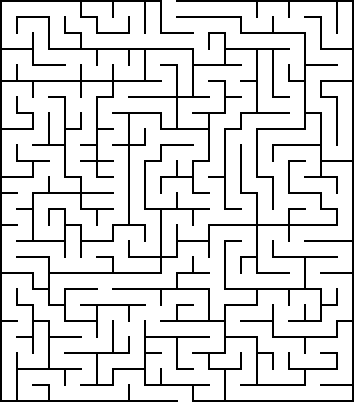
#> input picture Mazes/22 by 25 maze.png, 354 x 402 px
$ python Preprocess.py
#> lines starting #> are read from the running program, lines starting #| are printed output that depends on the picture; after the words box and inside, x2 and y2 are one past the last pixel; in counts of white or black regions, pixels touching at a corner belong together
# http://www.mazegenerator.net/
import numpy as np
import matplotlib.pyplot as plt
from PIL import Image

class Preprocess:
    """
    RL State Mapping:
    0: Path (Traversable, usually low/zero reward)
    -1: Wall (Obstacle, high negative reward)
    1: Goal/Exit (High positive reward)
    2: Start/Entry (or another distinct positive value for visualization)
    """

    def __init__(self, file_path):
        # 1. Image Loading and Grayscale Conversion
#> called with file_path = 'Mazes/22 by 25 maze.png'
        try:
            self.im = Image.open(file_path).convert('L')
#> self.im: PIL image 354x402 L; 86.6% white; black in thin lines or dots
        except FileNotFoundError:
            raise FileNotFoundError(f"Error: Maze image file not found at '{file_path}'")

        self.w, self.h = self.im.size
#> self.w = 354; self.h = 402
        self.nim = None
        # Stores the start and end coordinates: [sr, sc, gr, gc]
        self.loc = None

    def generate(self, margin=0.005, pix=0, div=128):
        # 2. Binarization: Convert to binary image.
#> called with margin = 0.005, pix = 0, div = 128
        binary = self.im.point(lambda p: p < div)
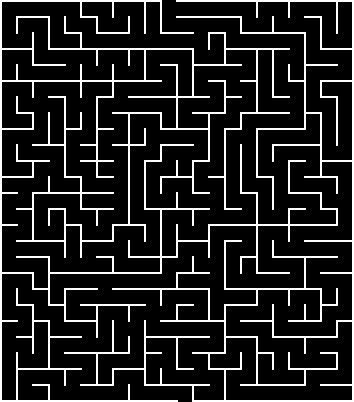
#> binary: PIL image 354x402 L; values 0 (black) and 1 (white), 13.4% white in thin lines or dots

        # 3. Convert to Numpy array: Walls -> 1 (True), Paths -> 0 (False).
        self.nim = np.array(binary)

        # 4. Core transformation: Reduce high-res maze to minimal grid. (OPTIMIZED)
        self._reduce_matrix(margin)

        # 5. Map values to RL states: Walls (1) -> -1.0, Path (0) -> 0.0.
        self._invert_and_map()

        # 6. Trim the borders (if pix > 0).
        if pix > 0:
            self._trim(pix)

        # 7. Detect Start/Goal points.
        self.loc = self._detect_openings()

        # 8. Mark Start (2) and Goal (1).
        if self.loc and len(self.loc) == 4:
            self.nim[self.loc[0], self.loc[1]] = 2.0  # Start (Entry)
            self.nim[self.loc[2], self.loc[3]] = 1.0  # Goal (Exit)

    def _reduce_matrix(self, margin):
        """Vectorized approach for collapsing redundant rows/cols."""
#> called with margin = 0.005
        # Determine the tolerance for differences
        if isinstance(margin, (tuple, list)):
            row_tol = self.w * margin[0]
            col_tol = self.h * margin[1]
        else:
            row_tol = self.w * margin
#> row_tol = 1.77
            col_tol = self.h * margin
#> col_tol = 2.01

        # --- Row Reduction ---
        row_diffs = np.sum(np.abs(np.diff(self.nim, axis=0)), axis=1)
#> row_diffs = 401 values, max 82110 at index 1, min 0 at index 0, mean 3003.1
        r_indices_to_keep = np.where(row_diffs > row_tol)[0] + 1
#> r_indices_to_keep = 50 values from 2 to 400
        r_indices = np.concatenate(([0], r_indices_to_keep))
#> r_indices = 51 values from 0 to 400
        self.nim = self.nim[r_indices, :]
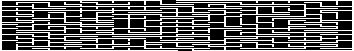
#> self.nim: shape (51, 354); values 0 (black) and 1 (white), 34.2% white in thin lines or dots
        self.h = self.nim.shape[0]
#> self.h = 51

        # --- Column Reduction ---
        col_diffs = np.sum(np.abs(np.diff(self.nim, axis=1)), axis=0)
#> col_diffs = 353 values, max 10455 at index 1, min 0 at index 0, mean 372
        c_indices_to_keep = np.where(col_diffs > col_tol)[0] + 1
#> c_indices_to_keep = 44 values from 2 to 352
        c_indices = np.concatenate(([0], c_indices_to_keep))
#> c_indices = 45 values from 0 to 352
        self.nim = self.nim[:, c_indices]
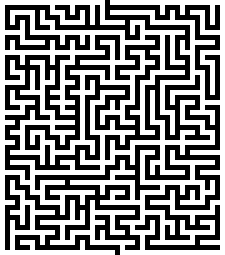
#> self.nim: shape (51, 45) (shown 5 times larger); values 0 (black) and 1 (white), 52% white; black in thin lines or dots
        self.w = self.nim.shape[1]
#> self.w = 45

    def _invert_and_map(self):
        """Maps boolean to RL states: Walls (1) -> -1.0, Path (0) -> 0.0."""
        self.nim = self.nim.astype(np.float32)
        self.nim[self.nim == 1] = -1.0
#> self.nim: shape (51, 45) float32; values -1 (black) and 0 (white), 48% white in thin lines or dots

    def _trim(self, pix):
        """Removes 'pix' pixels from all four sides."""
        self.nim = self.nim[pix:-pix, pix:-pix]
        self.h -= 2 * pix
        self.w -= 2 * pix

    def _detect_openings(self):
        """Detects the first two open paths (0.0) on the perimeter."""
        l = [] # [start_r, start_c, goal_r, goal_c]

        # Check Top and Bottom rows
        for r in [0, self.h - 1]:
            open_cols = np.where(self.nim[r, :] == 0.0)[0]
            if open_cols.size > 0:
                l.extend([r, open_cols[0]])
                if len(l) == 4: return l
#> this loop made 2 passes
#> open_cols on passes 1 to 2: [21], [23]
#> after the loop, l = [0, 21, 50, 23]
#> in generate, `self.nim[self.loc[0], self.loc[1]] = 2.0`:
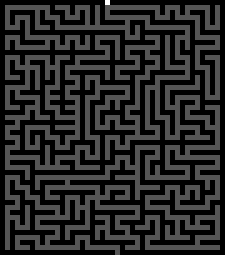
#> self.nim: shape (51, 45) float32 (shown 5 times larger); min -1, max 2, mean -0.519; drawn with min black and max white
#> in generate, `self.nim[self.loc[2], self.loc[3]] = 1.0`: self.nim: shape (51, 45) float32; 0.04% of pixels changed, all inside (x1, y1, x2, y2) = (23, 50, 24, 51)
#| Original Size: (354, 402) | RL Grid Size: 51x45
#| Start/Goal Location (r, c): Start(0, 21), Goal(50, 23)

        # Check Left and Right columns (excluding corners)
        for c in [0, self.w - 1]:
            rows_to_check = np.arange(1, self.h - 1)
            open_rows = rows_to_check[np.where(self.nim[rows_to_check, c] == 0.0)[0]]

            if open_rows.size > 0:
                l.extend([open_rows[0], c])
                if len(l) == 4: return l

        return l

    def show(self, aspect=1):
        """Displays the processed grid using matplotlib's default color scheme."""
#> called with aspect = 1
        plt.figure(figsize=(8, 8))
        plt.imshow(self.nim, aspect=aspect, vmin=-1.0, vmax=2.0)

        plt.colorbar(label='RL State Value (-1=Wall, 0=Path, 1=Goal, 2=Start)')
        plt.title('Preprocessed Maze Grid for RL (Default Matplotlib Colors)')
        plt.xticks([]), plt.yticks([])
        plt.grid(color='white', linewidth=0.5)
        plt.show()
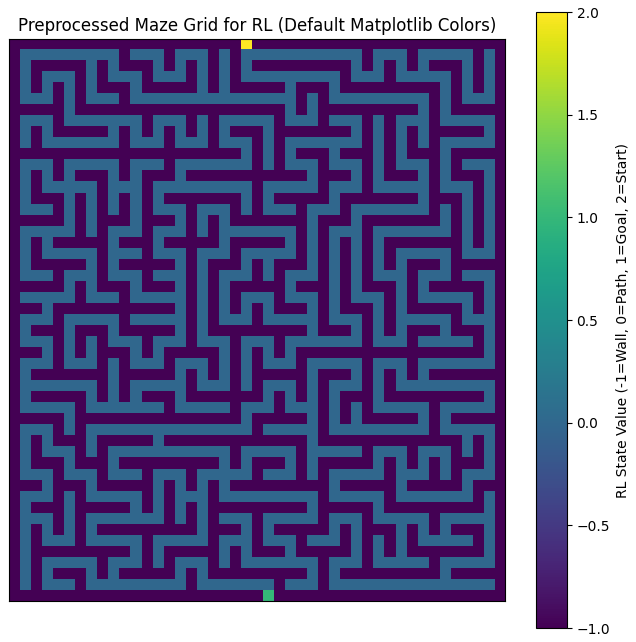
#> figure drawn by matplotlib, 2 panels

    def __str__(self):
        return '\n'.join(' '.join(f"{val:3.0f}" for val in row) for row in self.nim)


if __name__ == "__main__":
    try:
        # NOTE: Update the file path as needed.
        p = Preprocess("Mazes/22 by 25 maze.png")
        p.generate(margin=0.005, pix=0)
        print(f"Original Size: {p.im.size} | RL Grid Size: {p.h}x{p.w}")
        print(f"Start/Goal Location (r, c): Start({p.loc[0]}, {p.loc[1]}), Goal({p.loc[2]}, {p.loc[3]})")
        p.show()
    except Exception as e:
        print(e)
